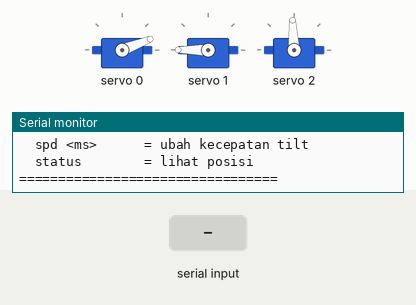
Recording of a sketch running on a simulated Arduino Uno, built with avr-gcc and run on an emulated ATmega328P. Parts: 3 × servo, the last lines printed to the serial monitor. Inputs (shaded band) come from the test bench.

Above: at 2.0 s.
2.1 s: "5\n" received over Serial
At 3.3 s:
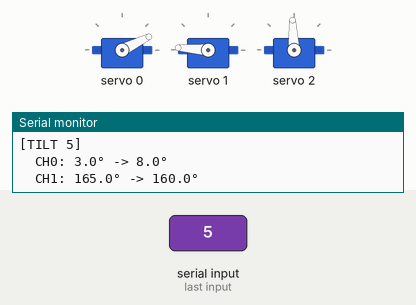
3.6 s: "pan ,45\n" received over Serial
At 4.5 s:
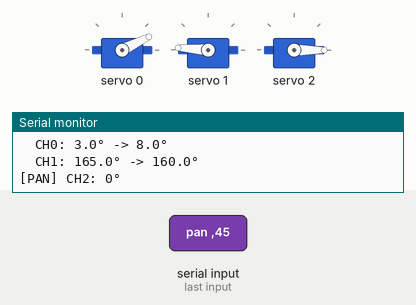
5.1 s: "0\n" received over Serial
At 5.5 s:
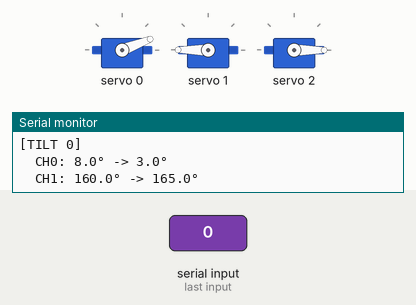
6.6 s: "pan 90\n" received over Serial
At 8.0 s:
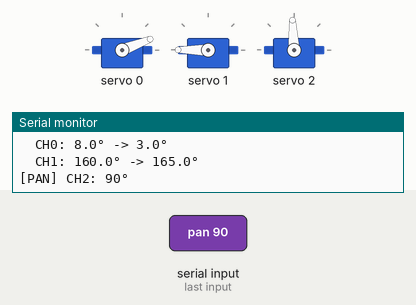
Timing chart, 0 to 9.1 s (numbered marks = the images above; inputs shaded):
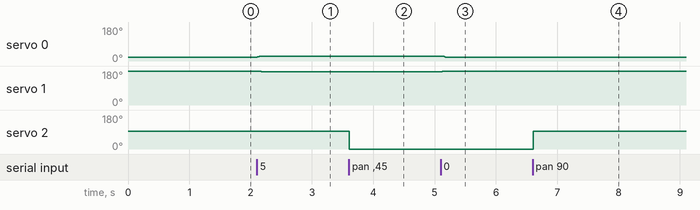

Measured:
- after the input at 2.1 s, servo 0: 21° → 26° at once; servo 1: 180° → 176° at once
- after the input at 3.6 s, servo 2: 93° → 0° at once
- after the input at 5.1 s, servo 0: 26° → 21° at once; servo 1: 176° → 180° at once
- after the input at 6.6 s, servo 2: 0° → 93° at once

The sketch:

MekanikMotorDC.ino
```cpp
#include <Wire.h>
#include <Adafruit_PWMServoDriver.h>

Adafruit_PWMServoDriver pca = Adafruit_PWMServoDriver(0x40);

#define SERVO_FREQ 50

// Tilt (CH0 & CH1)
#define TILT_MIN 150
#define TILT_MAX 526
const int CH0_START = 3,   CH0_END = 43;
const int CH1_START = 165, CH1_END = 125;

// Pan (CH2)
#define PAN_CH    2
#define PAN_MIN   102
#define PAN_MAX   512
#define PAN_INIT  90

float pos0 = CH0_START;
float pos1 = CH1_START;
int   panPos   = PAN_INIT;
int   stepDelay = 15;

// ── Konversi pulse ────────────────────────────────────────────
uint16_t tiltToPulse(int angle) {
  return map(constrain(angle, 0, 180), 0, 180, TILT_MIN, TILT_MAX);
}

uint16_t panToPulse(int angle) {
  return map(constrain(angle, 0, 180), 0, 180, PAN_MIN, PAN_MAX);
}

// ── Set servo ─────────────────────────────────────────────────
void setTilt(uint8_t ch, float angle) {
  pca.setPWM(ch, 0, tiltToPulse((int)angle));
}

void setPan(int angle) {
  pca.setPWM(PAN_CH, 0, panToPulse(angle));
  panPos = angle;
}

// ── Gerak tilt dengan interpolasi ─────────────────────────────
void moveTo(float target0, float target1) {
  float from0 = pos0, from1 = pos1;
  int steps = max(abs(target0 - from0), abs(target1 - from1));
  if (steps == 0) return;

  for (int i = 1; i <= steps; i++) {
    float ratio = (float)i / steps;
    setTilt(0, from0 + ratio * (target0 - from0));
    setTilt(1, from1 + ratio * (target1 - from1));
    delay(stepDelay);
  }
  pos0 = target0;
  pos1 = target1;
}

// ── Status ────────────────────────────────────────────────────
void printStatus() {
  Serial.println("=================================");
  Serial.print("  CH0 (Tilt): "); Serial.print(pos0, 1); Serial.println("°");
  Serial.print("  CH1 (Tilt): "); Serial.print(pos1, 1); Serial.println("°");
  Serial.print("  CH2 (Pan) : "); Serial.print(panPos);  Serial.println("°");
  Serial.print("  Speed     : "); Serial.print(stepDelay); Serial.println(" ms/step");
  Serial.println("---------------------------------");
  Serial.println("  Perintah:");
  Serial.println("  0-40          = tilt (0=START, 40=END)");
  Serial.println("  pan <0-180>   = gerak pan");
  Serial.println("  spd <ms>      = ubah kecepatan tilt");
  Serial.println("  status        = lihat posisi");
  Serial.println("=================================");
}

// ── Parse command ─────────────────────────────────────────────
void parseCommand(String input) {
  input.trim();
  if (input.length() == 0) return;

  // status
  if (input == "status") {
    printStatus();
    return;
  }

  // spd <ms>
  if (input.startsWith("spd ")) {
    stepDelay = constrain(input.substring(4).toInt(), 1, 1000);
    Serial.print("Speed set ke: "); Serial.print(stepDelay); Serial.println(" ms");
    return;
  }

  // pan <degree>
  if (input.startsWith("pan ")) {
    int deg = input.substring(4).toInt();
    if (deg >= 0 && deg <= 180) {
      setPan(deg);
      Serial.print("[PAN] CH2: "); Serial.print(deg); Serial.println("°");
    } else {
      Serial.println("Pan tidak valid. Masukkan 0-180.");
    }
    return;
  }

  // tilt 0-40 (validasi numerik)
  bool isNumber = true;
  for (int i = 0; i < input.length(); i++) {
    if (!isDigit(input[i])) { isNumber = false; break; }
  }

  if (isNumber) {
    int cmd = input.toInt();
    if (cmd >= 0 && cmd <= 40) {
      float t0 = map(cmd, 0, 40, CH0_START, CH0_END);
      float t1 = map(cmd, 0, 40, CH1_START, CH1_END);
      Serial.print("[TILT "); Serial.print(cmd); Serial.println("]");
      Serial.print("  CH0: "); Serial.print(pos0, 1); Serial.print("° -> "); Serial.print(t0, 1); Serial.println("°");
      Serial.print("  CH1: "); Serial.print(pos1, 1); Serial.print("° -> "); Serial.print(t1, 1); Serial.println("°");
      moveTo(t0, t1);
    } else {
      Serial.println("Tilt tidak valid. Masukkan 0-40.");
    }
    return;
  }

  Serial.println("Perintah tidak dikenal.");
}

// ── Setup & Loop ──────────────────────────────────────────────
void setup() {
  Serial.begin(9600);
  pca.begin();
  pca.setOscillatorFrequency(27000000);
  pca.setPWMFreq(SERVO_FREQ);
  delay(100);

  setTilt(0, CH0_START);
  setTilt(1, CH1_START);
  setPan(PAN_INIT);
  delay(500);

  printStatus();
}

void loop() {
  if (Serial.available()) {
    String input = Serial.readStringUntil('\n');
    parseCommand(input);
  }
}
```
